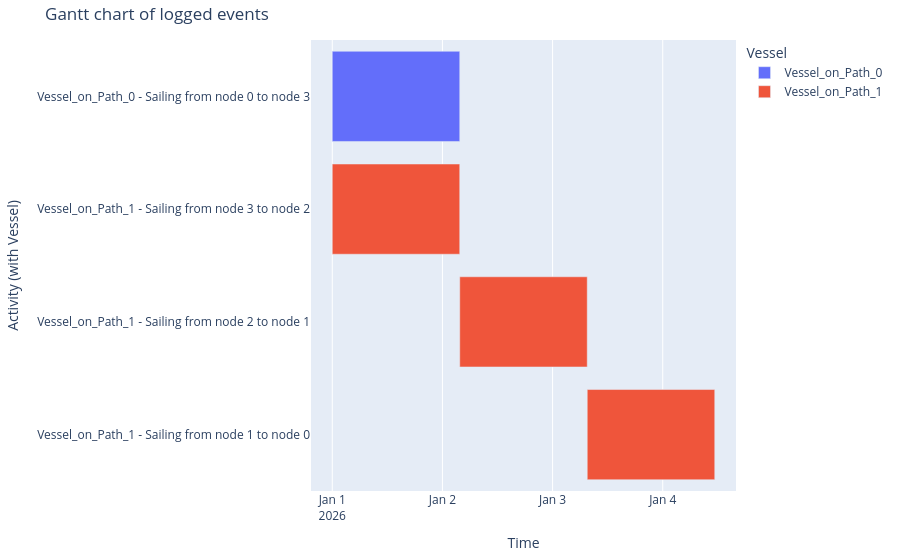

Notebook source saved alongside this figure:
### Code cell
generate_vessel_gantt_chart(df_eventtable)

### Figure 1 — Plotly figure (JSON) as saved in the notebook; plotly's stock layout.template omitted (floating-point values rounded to 4 significant figures)
{"data": [{"base": ["2026-01-01T00:00:00.000000"], "hovertemplate": "object name=Vessel_on_Path_0<br>start time=%{base}<br>stop time=%{x}<br>activity label=%{y}<extra></extra>", "legendgroup": "Vessel_on_Path_0", "marker": {"color": "#636efa", "pattern": {"shape": ""}}, "name": "Vessel_on_Path_0", "orientation": "h", "showlegend": true, "textposition": "auto", "type": "bar", "x": [100000000], "xaxis": "x", "y": ["Vessel_on_Path_0 - Sailing from node 0 to node 3"], "yaxis": "y"}, {"base": ["2026-01-01T00:00:00.000000", "2026-01-02T03:46:28.000000", "2026-01-03T07:33:08.000000"], "hovertemplate": "object name=Vessel_on_Path_1<br>start time=%{base}<br>stop time=%{x}<br>activity label=%{y}<extra></extra>", "legendgroup": "Vessel_on_Path_1", "marker": {"color": "#EF553B", "pattern": {"shape": ""}}, "name": "Vessel_on_Path_1", "orientation": "h", "showlegend": true, "textposition": "auto", "type": "bar", "x": [99988000, 100000000, 100000000], "xaxis": "x", "y": ["Vessel_on_Path_1 - Sailing from node 3 to node 2", "Vessel_on_Path_1 - Sailing from node 2 to node 1", "Vessel_on_Path_1 - Sailing from node 1 to node 0"], "yaxis": "y"}], "layout": {"barmode": "overlay", "legend": {"title": {"text": "Vessel"}, "tracegroupgap": 0}, "margin": {"b": 20, "l": 20, "r": 20, "t": 40}, "title": {"text": "Gantt chart of logged events"}, "xaxis": {"anchor": "y", "domain": [0, 1], "title": {"text": "Time"}, "type": "date"}, "yaxis": {"anchor": "x", "autorange": "reversed", "domain": [0, 1], "title": {"text": "Activity (with Vessel)"}}}}
